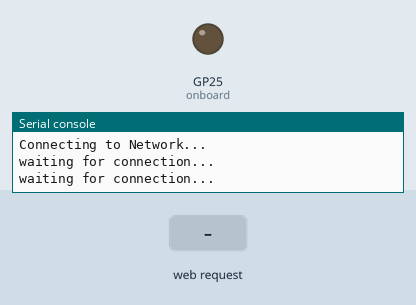
Simulated run of this program. Board: Raspberry Pi Pico running MicroPython. Shown: output pins drawn as LEDs (lit = HIGH), the last lines printed to the serial console. Dashed ring = blinking. Inputs (shaded band) come from the test bench. WiFi joins after 1.5 s; the clock reads 2024-03-15 10:24:30 at power-on unless the program sets it; files the program writes start out absent; values from a settings file that is not in the repository are placeholders.

Above: at 1.2 s.
1.3 s: HTTP request GET / received
At 3.11 s:
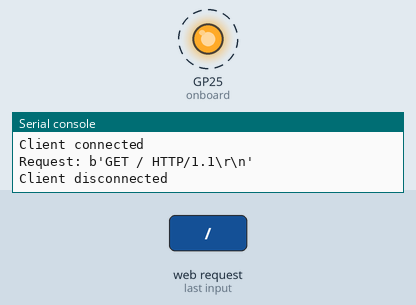
Timing chart, 0 to 10.3 s (numbered marks = the images above; inputs shaded):
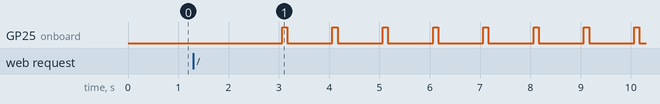

The program:

main.py
```python
"""
Measure drift of onboard RTC by checking
NTP time periodically.
"""

import gc
import logging
import micropython
from  machine import Pin, RTC
import network
from ntptime import settime
import time
import _thread
from secrets import secrets
import uasyncio as asyncio
import socket

onboard = Pin("LED", Pin.OUT, value=0)

# Set up logging
logger = logging.getLogger('mylogger')
logger.setLevel(logging.INFO)
fh = logging.FileHandler('errorlog.txt')
logger.addHandler(fh)

# Global values
gc_text = ''
DST = True  # daylight time in effect
DATAFILENAME = 'data.txt'
LOGFILENAME = 'log.txt'
ssid = secrets['ssid']
password = secrets['wifi_password']
tz_offset = secrets['tz_offset']
if DST:
    tz_offset += 1

html = """<!DOCTYPE html>
<html>
    <head> <title>RTC Drift</title> </head>
    <body> <h1>RTC Drift</h1>
        <pre>%s</pre>
    </body>
</html>
"""

def local_hour_to_utc_hour(loc_h):
    utc_h = loc_h - tz_offset
    if utc_h > 23:
        utc_h -= 24
    return utc_h

def record(line):
    """Combined print and append to data file."""
    print(line)
    line += '\n'
    with open(DATAFILENAME, 'a') as file:
        file.write(line)

wlan = network.WLAN(network.STA_IF)

def connect_to_network():
    wlan.active(True)
    wlan.config(pm = 0xa11140) # Disable power-save mode
    wlan.connect(ssid, password)

    max_wait = 10
    while max_wait > 0:
        if wlan.status() < 0 or wlan.status() >= 3:
            break
        max_wait -= 1
        print('waiting for connection...')
        time.sleep(1)

    if wlan.status() != 3:
        raise RuntimeError('network connection failed')
    else:
        print('connected')
        status = wlan.ifconfig()
        print('ip = ' + status[0])

async def serve_client(reader, writer):
    try:
        print("Client connected")
        request_line = await reader.readline()
        print("Request:", request_line)
        # We are not interested in HTTP request headers, skip them
        while await reader.readline() != b"\r\n":
            pass

        with open(DATAFILENAME) as file:
            data = file.read()

        data += gc_text

        response = html % (data)
        writer.write('HTTP/1.0 200 OK\r\nContent-type: text/html\r\n\r\n')
        writer.write(response)

        await writer.drain()
        await writer.wait_closed()
        print("Client disconnected")
    except Exception as e:
        logger.error("serve_client error: " + str(e))

async def main():
    global gc_text
    print('Connecting to Network...')
    connect_to_network()

    # Pico Real Time Clock
    rtc = RTC()
    local_time = rtc.datetime()
    print("Initial (rtc) ", local_time)

    # Set RTC to (utc) time from ntp server
    # while rtc.datetime()[0] == 2021:
    try:
        settime()
    except OSError as e:
        print('OSError', e, 'while trying to set rtc')
    print('setting rtc to UTC...')
    time.sleep(1)

    gm_time = rtc.datetime()
    print('Reset to (UTC)', gm_time)
    record("power-up @ (%d, %d, %d, %d, %d, %d, %d, %d) (UTC)" % gm_time)

    print('Setting up webserver...')
    asyncio.create_task(asyncio.start_server(serve_client, "0.0.0.0", 80))
    while True:
        try:
            current_time = rtc.datetime()
            y = current_time[0]  # curr year
            mo = current_time[1] # current month
            d = current_time[2]  # current day
            dow = current_time[3]  # current day 0f week (Sunday=6)
            h = current_time[4]  # curr hour (UTC)
            m = current_time[5]  # curr minute
            s = current_time[6]  # curr second


            # Print time every hour
            if not s and not m % 60:
                try:
                    lh = h + tz_offset  # local hour
                    if lh < 0:
                        lh += 24
                    record(f"{lh:02}:{m:02}")

                    gc_text = 'free: ' + str(gc.mem_free()) + '\n'
                    gc.collect()
                except Exception as e:
                    record(repr(e))

            # At 4:59 AM (UTC)
            if h == 4 and m == 59:

                # Start a new data file for today
                with open(DATAFILENAME, 'w') as file:
                    file.write('Date: %d/%d/%d\n' % (mo, d, y))

                if dow == 0:  # Monday
                    settime()
                    drift = s - rtc.datetime()[6]
                    record('Drift = %s seconds per week' % drift)

        except Exception as e:
            logger.error("main loop error: " + str(e))

        # Flash LED
        onboard.on()
        await asyncio.sleep(0.1)
        onboard.off()
        await asyncio.sleep(0.9)

try:
    asyncio.run(main())
finally:
    asyncio.new_event_loop()
```

Measured:
- by itself, GP25 (onboard): alternates HIGH for 0.10 s and LOW for 0.90 s
